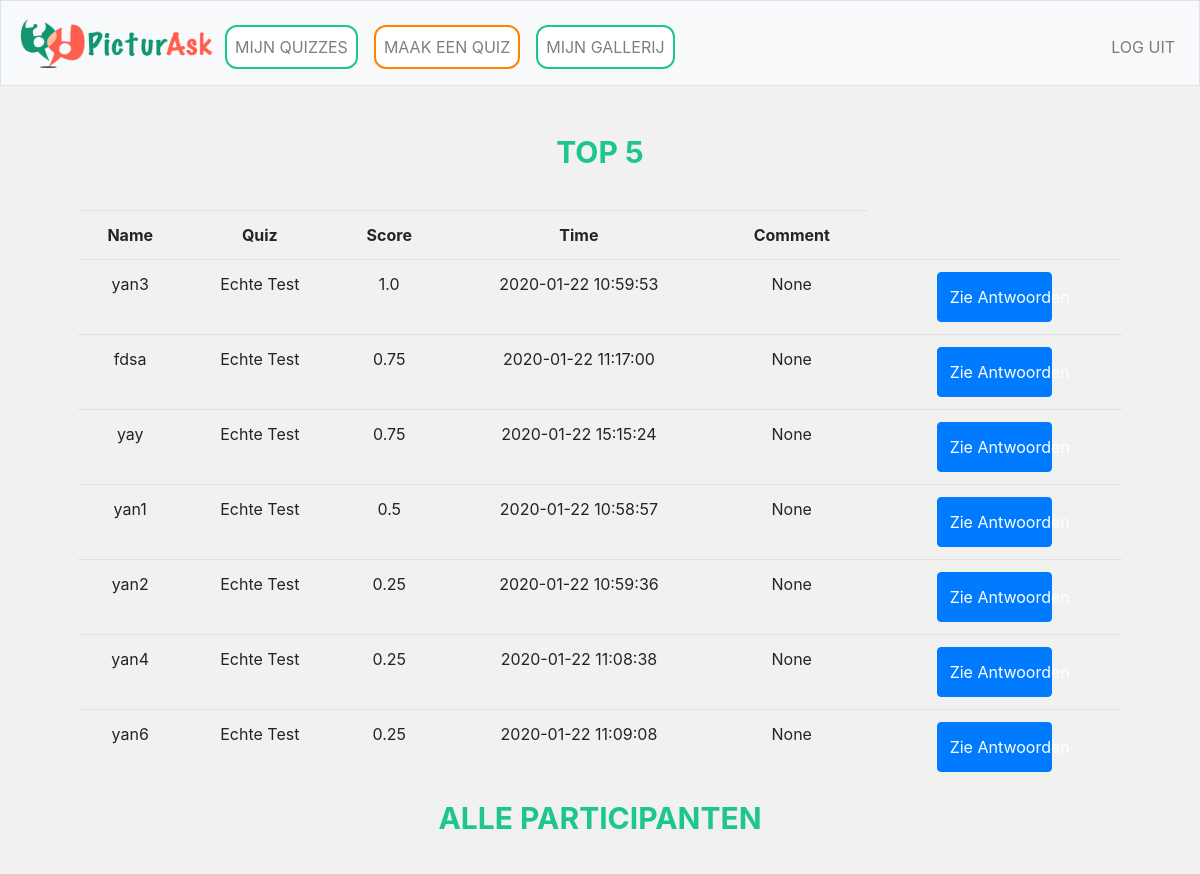
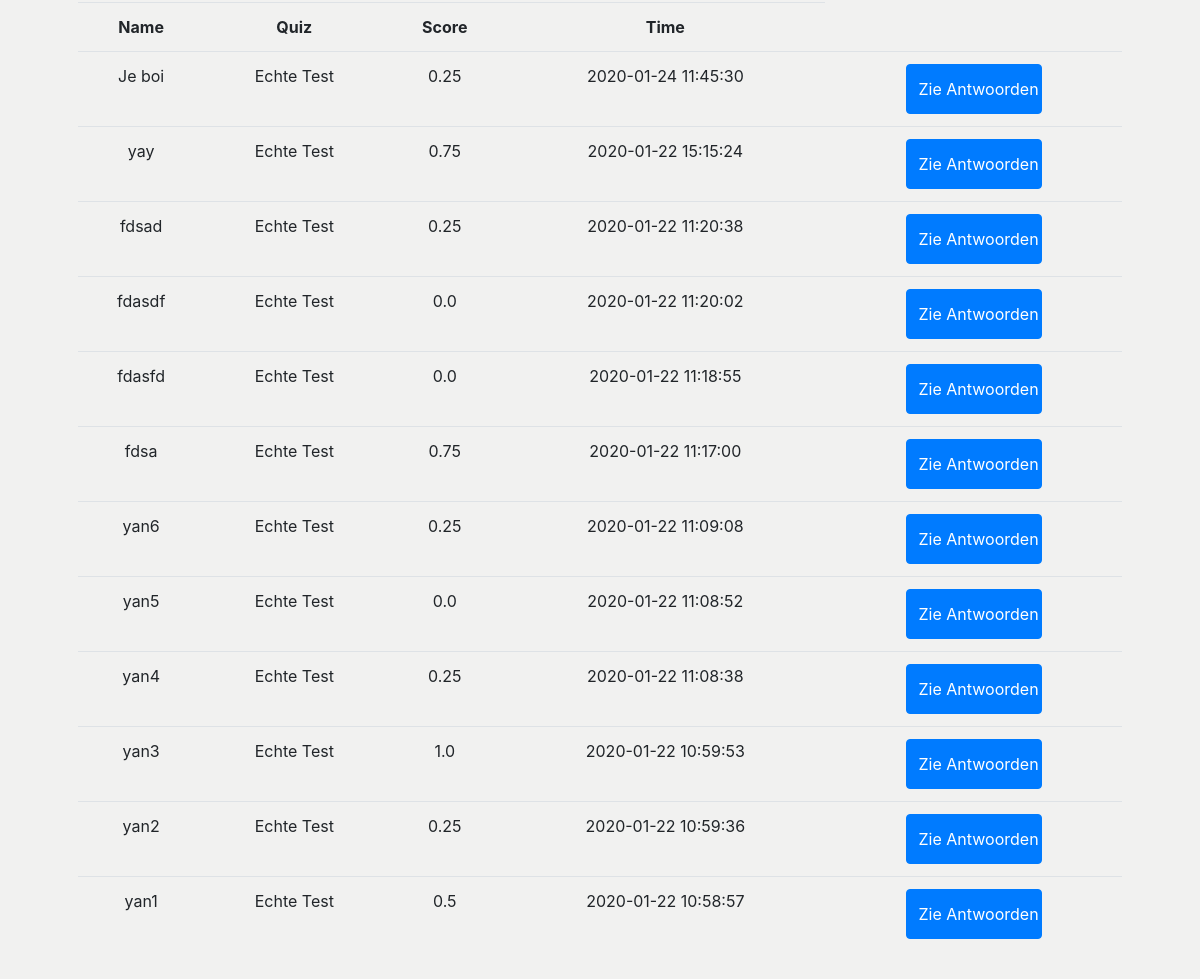
Page /index (signed in) on the committed database (2 pictures, top to bottom).
### tables this page shows
CREATE TABLE 'participants' ('participant_id' integer PRIMARY KEY AUTOINCREMENT NOT NULL, 'quiz_id' integer NOT NULL, 'name' text NOT NULL, 'score' real, 'time'  timestamp DEFAULT CURRENT_TIMESTAMP  , 'comment' text);

CREATE TABLE 'quizes' ('quiz_id' integer PRIMARY KEY AUTOINCREMENT NOT NULL,'user_id' integer NOT NULL, 'quiz_titel'  text NOT NULL  , 'date'  timestamp DEFAULT CURRENT_DATE  , 'gif' text);

### application.py (the view)
@app.route("/index")
@login_required
def index():
    session["user_id"]
    my_quizes = db.execute("SELECT * FROM quizes WHERE user_id = :username",username=session["user_id"])
    participants_list = []
    for quiz in my_quizes:
        for participant in db.execute("SELECT * FROM participants WHERE  quiz_id = :quiz", quiz=quiz['quiz_id']):
            participant["quizname"] = quiz["quiz_titel"]
            participants_list.append(participant)
    participants_list.reverse()
    top_participants = sorted(participants_list, key=lambda x:x["score"])
    top_participants.reverse()
    return render_template("index.html", participants_list=participants_list, top_participants=top_participants[:-5])

### application.py (called while the page is built)
@app.after_request
def after_request(response):
    response.headers["Cache-Control"] = "no-cache, no-store, must-revalidate"
    response.headers["Expires"] = 0
    response.headers["Pragma"] = "no-cache"
    return response

### helpers.py (called while the page is built)
def login_required(f):
    @wraps(f)
    def decorated_function(*args, **kwargs):
        if session.get("user_id") is None:
            return redirect("/login")
        return f(*args, **kwargs)
    return decorated_function

### templates/index.html (shortened to what this page needs)
{% extends "layout.html" %}
{% block main %}
    <form action="/index" method="post">
        <div class="form-group">
            <table class="table table-hoverable">
                <h2>TOP 5</h2>
                <tr>
                    <th>Name</th>
                    <th>Quiz</th>
                    <th>Score</th>
                    <th>Time</th>
                    <th>Comment</th>
                </tr>
                {% for part in top_participants %}
                    <tr>
                        <td>{{part["name"]}}</td>
                        <td>{{part["quizname"]}}</td>
                        <td>{{part["score"]}}</td>
                        <td>{{part["time"]}}</td>
                        <td>{{part["comment"]}}</td>
                        <td> <button type="button" class="btn btn-primary" onclick="window.location.href='/antwoord/{{part['participant_id']}}'">Zie Antwoorden</button></td>
                    </tr>
                {% endfor %}
            </table>
            <table class="table table-hoverable">
                <h2>ALLE PARTICIPANTEN</h2>
                <tr>
                    <th>Name</th>
                    <th>Quiz</th>
                    <th>Score</th>
                    <th>Time</th>
                </tr>
                {% for part in participants_list %}
                    <tr>
                        <td>{{part["name"]}}</td>
                        <td>{{part["quizname"]}}</td>
                        <td>{{part["score"]}}</td>
                        <td>{{part["time"]}}</td>
                        <td> <button type="button" class="btn btn-primary" onclick="window.location.href='/antwoord/{{part['participant_id']}}'">Zie Antwoorden</button></td>
                    </tr>
                {% endfor %}
            </table>
        </div>
    </form>
{% endblock %}

### static/styles.css (style rules this page uses)
body { background-color: #F1F1F0; background-repeat: no-repeat; background-size: cover; }
table { margin-top: 40px; }
button { -webkit-transition-duration: 0.4s; transition-duration: 0.4s; width:50%; height: 50px; background-color: #1DC690; color: #3D550C; border-radius: 12px; }
h2 { font-size: 30px; font-weight: bold; color: #1DC690; }

### rows in the picture
participants: name "yan3", quizname "Echte Test", score "1.0", time "2020-01-22 10:59:53", comment "None"
participants: name "fdsa", quizname "Echte Test", score "0.75", time "2020-01-22 11:17:00", comment "None"
participants: name "yay", quizname "Echte Test", score "0.75", time "2020-01-22 15:15:24", comment "None"
participants: name "yan1", quizname "Echte Test", score "0.5", time "2020-01-22 10:58:57", comment "None"
participants: name "yan2", quizname "Echte Test", score "0.25", time "2020-01-22 10:59:36", comment "None"
participants: name "yan4", quizname "Echte Test", score "0.25", time "2020-01-22 11:08:38", comment "None"
participants: name "yan6", quizname "Echte Test", score "0.25", time "2020-01-22 11:09:08", comment "None"
participants: name "Je boi", quizname "Echte Test", score "0.25", time "2020-01-24 11:45:30"
participants: name "fdsad", quizname "Echte Test", score "0.25", time "2020-01-22 11:20:38"
participants: name "fdasdf", quizname "Echte Test", score "0.0", time "2020-01-22 11:20:02"
participants: name "fdasfd", quizname "Echte Test", score "0.0", time "2020-01-22 11:18:55"
participants: name "yan5", quizname "Echte Test", score "0.0", time "2020-01-22 11:08:52"
